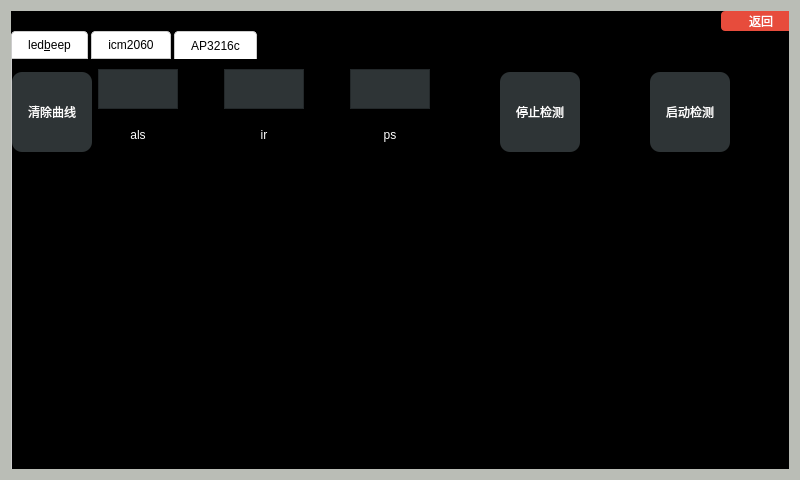
<?xml version="1.0" encoding="UTF-8"?>
<ui version="4.0">
 <class>SensorWidget</class>
 <widget class="QWidget" name="SensorWidget">
  <property name="geometry">
   <rect>
    <x>0</x>
    <y>0</y>
    <width>800</width>
    <height>480</height>
   </rect>
  </property>
  <property name="windowTitle">
   <string>Widget</string>
  </property>
  <property name="styleSheet">
   <string notr="true">background-color: rgb(186, 189, 182);</string>
  </property>
  <layout class="QHBoxLayout" name="horizontalLayout_4">
   <item>
    <widget class="QStackedWidget" name="stackedWidget">
     <property name="styleSheet">
      <string notr="true">background-color: rgb(0, 0, 0);
color: rgb(255, 255, 255);</string>
     </property>
     <property name="currentIndex">
      <number>1</number>
     </property>
     <widget class="QWidget" name="page">
      <widget class="QPushButton" name="returnButton">
       <property name="geometry">
        <rect>
         <x>710</x>
         <y>0</y>
         <width>80</width>
         <height>20</height>
        </rect>
       </property>
       <property name="styleSheet">
        <string notr="true">QPushButton {
    background-color: #e74c3c;
    color: white;
    border: none;
    border-radius: 4px;
    font-size: 12px;
}
QPushButton:hover {
    background-color: #c0392b;
}
QPushButton:pressed {
    background-color: #a93226;
}</string>
       </property>
       <property name="text">
        <string>返回</string>
       </property>
      </widget>
      <widget class="QTabWidget" name="tabWidget">
       <property name="geometry">
        <rect>
         <x>0</x>
         <y>20</y>
         <width>781</width>
         <height>441</height>
        </rect>
       </property>
       <property name="styleSheet">
        <string notr="true">/* 所有标签默认：白底黑字 */
QTabBar::tab {
    background-color: white;
    color: black;
    border: 1px solid #cccccc;
    padding: 6px 16px;
    border-top-left-radius: 4px;
    border-top-right-radius: 4px;
    margin-right: 3px;
}
/* 选中的标签（保持白底黑字，加深边框区分） */
QTabBar::tab:selected {
    background-color: white;
    color: black;
    border-bottom: none;
}
/* 鼠标悬浮标签 */
QTabBar::tab:hover:!selected {
    background-color: #f5f5f5;
    color: black;
}
/* 下方内容面板边框 */
QTabWidget::pane {
    border:1px solid #cccccc;
    border-top:0;
}
</string>
       </property>
       <property name="currentIndex">
        <number>2</number>
       </property>
       <widget class="QWidget" name="tab">
        <attribute name="title">
         <string>led&amp;beep</string>
        </attribute>
        <layout class="QVBoxLayout" name="verticalLayout_3">
         <item>
          <layout class="QVBoxLayout" name="verticalLayout_2">
           <item>
            <layout class="QHBoxLayout" name="horizontalLayout">
             <item>
              <spacer name="horizontalSpacer_2">
               <property name="orientation">
                <enum>Qt::Horizontal</enum>
               </property>
               <property name="sizeHint" stdset="0">
                <size>
                 <width>40</width>
                 <height>20</height>
                </size>
               </property>
              </spacer>
             </item>
             <item>
              <widget class="QPushButton" name="pushButton">
               <property name="minimumSize">
                <size>
                 <width>200</width>
                 <height>80</height>
                </size>
               </property>
               <property name="maximumSize">
                <size>
                 <width>200</width>
                 <height>80</height>
                </size>
               </property>
               <property name="styleSheet">
                <string notr="true">QPushButton {
    background-color: #3498db;    /* 背景色，必须加 */
    color: white;                 /* 文字白色 */
    border: none;                 /* 无边框 */
    border-radius: 8px;           /* 圆角半径，越大越圆 */
    padding: 6px 12px;            /* 内边距，防止文字贴边 */
}
/* 鼠标悬浮变色 */
QPushButton:hover {
    background-color: #2980b9;
}
/* 鼠标按下变色 */
QPushButton:pressed {
    background-color: #1a6ea0;
}
</string>
               </property>
               <property name="text">
                <string>LED</string>
               </property>
              </widget>
             </item>
             <item>
              <spacer name="horizontalSpacer">
               <property name="orientation">
                <enum>Qt::Horizontal</enum>
               </property>
               <property name="sizeHint" stdset="0">
                <size>
                 <width>40</width>
                 <height>20</height>
                </size>
               </property>
              </spacer>
             </item>
             <item>
              <widget class="QPushButton" name="pushButton_2">
               <property name="minimumSize">
                <size>
                 <width>200</width>
                 <height>80</height>
                </size>
               </property>
               <property name="maximumSize">
                <size>
                 <width>200</width>
                 <height>80</height>
                </size>
               </property>
               <property name="styleSheet">
                <string notr="true">QPushButton {
    background-color: #3498db;    /* 背景色，必须加 */
    color: white;                 /* 文字白色 */
    border: none;                 /* 无边框 */
    border-radius: 8px;           /* 圆角半径，越大越圆 */
    padding: 6px 12px;            /* 内边距，防止文字贴边 */
}
/* 鼠标悬浮变色 */
QPushButton:hover {
    background-color: #2980b9;
}
/* 鼠标按下变色 */
QPushButton:pressed {
    background-color: #1a6ea0;
}
</string>
               </property>
               <property name="text">
                <string>BEEP</string>
               </property>
              </widget>
             </item>
             <item>
              <spacer name="horizontalSpacer_3">
               <property name="orientation">
                <enum>Qt::Horizontal</enum>
               </property>
               <property name="sizeHint" stdset="0">
                <size>
                 <width>40</width>
                 <height>20</height>
                </size>
               </property>
              </spacer>
             </item>
            </layout>
           </item>
           <item>
            <widget class="QLabel" name="label">
             <property name="minimumSize">
              <size>
               <width>0</width>
               <height>200</height>
              </size>
             </property>
             <property name="font">
              <font>
               <pointsize>15</pointsize>
              </font>
             </property>
             <property name="styleSheet">
              <string notr="true">background-color: rgb(0, 0, 0);
color: white;</string>
             </property>
             <property name="text">
              <string>Hello World</string>
             </property>
             <property name="alignment">
              <set>Qt::AlignCenter</set>
             </property>
            </widget>
           </item>
          </layout>
         </item>
        </layout>
       </widget>
       <widget class="QWidget" name="tab_3">
        <attribute name="title">
         <string>icm2060</string>
        </attribute>
        <widget class="QWidget" name="layoutWidget">
         <property name="geometry">
          <rect>
           <x>10</x>
           <y>50</y>
           <width>751</width>
           <height>90</height>
          </rect>
         </property>
         <layout class="QHBoxLayout" name="horizontalLayout_2">
          <item>
           <layout class="QVBoxLayout" name="verticalLayout_4">
            <item>
             <widget class="QTextEdit" name="gxdataEdit">
              <property name="enabled">
               <bool>true</bool>
              </property>
              <property name="minimumSize">
               <size>
                <width>80</width>
                <height>40</height>
               </size>
              </property>
              <property name="maximumSize">
               <size>
                <width>80</width>
                <height>40</height>
               </size>
              </property>
              <property name="styleSheet">
               <string notr="true">background:transparent; 
background:#3c3c3c;
color: white;
</string>
              </property>
             </widget>
            </item>
            <item>
             <widget class="QLabel" name="label_2">
              <property name="minimumSize">
               <size>
                <width>80</width>
                <height>40</height>
               </size>
              </property>
              <property name="maximumSize">
               <size>
                <width>80</width>
                <height>40</height>
               </size>
              </property>
              <property name="styleSheet">
               <string notr="true">color: rgb(255, 255, 255);</string>
              </property>
              <property name="text">
               <string>gxdata</string>
              </property>
              <property name="alignment">
               <set>Qt::AlignCenter</set>
              </property>
             </widget>
            </item>
           </layout>
          </item>
          <item>
           <spacer name="horizontalSpacer_4">
            <property name="orientation">
             <enum>Qt::Horizontal</enum>
            </property>
            <property name="sizeHint" stdset="0">
             <size>
              <width>40</width>
              <height>20</height>
             </size>
            </property>
           </spacer>
          </item>
          <item>
           <layout class="QVBoxLayout" name="verticalLayout_5">
            <item>
             <widget class="QTextEdit" name="gydataEdit">
              <property name="enabled">
               <bool>true</bool>
              </property>
              <property name="minimumSize">
               <size>
                <width>80</width>
                <height>40</height>
               </size>
              </property>
              <property name="maximumSize">
               <size>
                <width>80</width>
                <height>40</height>
               </size>
              </property>
              <property name="styleSheet">
               <string notr="true">background:transparent; 
background:#3c3c3c;
color: white;
</string>
              </property>
             </widget>
            </item>
            <item>
             <widget class="QLabel" name="label_3">
              <property name="minimumSize">
               <size>
                <width>80</width>
                <height>40</height>
               </size>
              </property>
              <property name="maximumSize">
               <size>
                <width>80</width>
                <height>40</height>
               </size>
              </property>
              <property name="styleSheet">
               <string notr="true">color: rgb(255, 255, 255);</string>
              </property>
              <property name="text">
               <string>gydata</string>
              </property>
              <property name="alignment">
               <set>Qt::AlignCenter</set>
              </property>
             </widget>
            </item>
           </layout>
          </item>
          <item>
           <spacer name="horizontalSpacer_5">
            <property name="orientation">
             <enum>Qt::Horizontal</enum>
            </property>
            <property name="sizeHint" stdset="0">
             <size>
              <width>40</width>
              <height>20</height>
             </size>
            </property>
           </spacer>
          </item>
          <item>
           <layout class="QVBoxLayout" name="verticalLayout_6">
            <item>
             <widget class="QTextEdit" name="gzdataEdit">
              <property name="enabled">
               <bool>true</bool>
              </property>
              <property name="minimumSize">
               <size>
                <width>80</width>
                <height>40</height>
               </size>
              </property>
              <property name="maximumSize">
               <size>
                <width>80</width>
                <height>40</height>
               </size>
              </property>
              <property name="styleSheet">
               <string notr="true">background:transparent; 
background:#3c3c3c;
color: white;</string>
              </property>
             </widget>
            </item>
            <item>
             <widget class="QLabel" name="label_4">
              <property name="minimumSize">
               <size>
                <width>80</width>
                <height>40</height>
               </size>
              </property>
              <property name="maximumSize">
               <size>
                <width>80</width>
                <height>40</height>
               </size>
              </property>
              <property name="styleSheet">
               <string notr="true">color: rgb(255, 255, 255);</string>
              </property>
              <property name="text">
               <string>gzdata</string>
              </property>
              <property name="alignment">
               <set>Qt::AlignCenter</set>
              </property>
             </widget>
            </item>
           </layout>
          </item>
          <item>
           <spacer name="horizontalSpacer_6">
            <property name="orientation">
             <enum>Qt::Horizontal</enum>
            </property>
            <property name="sizeHint" stdset="0">
             <size>
              <width>40</width>
              <height>20</height>
             </size>
            </property>
           </spacer>
          </item>
          <item>
           <layout class="QVBoxLayout" name="verticalLayout_7">
            <item>
             <widget class="QTextEdit" name="axdataEdit">
              <property name="enabled">
               <bool>true</bool>
              </property>
              <property name="minimumSize">
               <size>
                <width>80</width>
                <height>40</height>
               </size>
              </property>
              <property name="maximumSize">
               <size>
                <width>80</width>
                <height>40</height>
               </size>
              </property>
              <property name="styleSheet">
               <string notr="true">background:transparent; 
background:#3c3c3c;
color: white;</string>
              </property>
             </widget>
            </item>
            <item>
             <widget class="QLabel" name="label_5">
              <property name="minimumSize">
               <size>
                <width>80</width>
                <height>40</height>
               </size>
              </property>
              <property name="maximumSize">
               <size>
                <width>80</width>
                <height>40</height>
               </size>
              </property>
              <property name="styleSheet">
               <string notr="true">color: rgb(255, 255, 255);</string>
              </property>
              <property name="text">
               <string>axdata</string>
              </property>
              <property name="alignment">
               <set>Qt::AlignCenter</set>
              </property>
             </widget>
            </item>
           </layout>
          </item>
          <item>
           <spacer name="horizontalSpacer_7">
            <property name="orientation">
             <enum>Qt::Horizontal</enum>
            </property>
            <property name="sizeHint" stdset="0">
             <size>
              <width>40</width>
              <height>20</height>
             </size>
            </property>
           </spacer>
          </item>
          <item>
           <layout class="QVBoxLayout" name="verticalLayout_8">
            <item>
             <widget class="QTextEdit" name="aydataEdit">
              <property name="enabled">
               <bool>true</bool>
              </property>
              <property name="minimumSize">
               <size>
                <width>80</width>
                <height>40</height>
               </size>
              </property>
              <property name="maximumSize">
               <size>
                <width>80</width>
                <height>40</height>
               </size>
              </property>
              <property name="styleSheet">
               <string notr="true">background:transparent; 
background:#3c3c3c;
color: white;</string>
              </property>
             </widget>
            </item>
            <item>
             <widget class="QLabel" name="label_6">
              <property name="minimumSize">
               <size>
                <width>80</width>
                <height>40</height>
               </size>
              </property>
              <property name="maximumSize">
               <size>
                <width>80</width>
                <height>40</height>
               </size>
              </property>
              <property name="styleSheet">
               <string notr="true">color: rgb(255, 255, 255);</string>
              </property>
              <property name="text">
               <string>aydata</string>
              </property>
              <property name="alignment">
               <set>Qt::AlignCenter</set>
              </property>
             </widget>
            </item>
           </layout>
          </item>
          <item>
           <spacer name="horizontalSpacer_8">
            <property name="orientation">
             <enum>Qt::Horizontal</enum>
            </property>
            <property name="sizeHint" stdset="0">
             <size>
              <width>40</width>
              <height>20</height>
             </size>
            </property>
           </spacer>
          </item>
          <item>
           <layout class="QVBoxLayout" name="verticalLayout_9">
            <item>
             <widget class="QTextEdit" name="azdataEdit">
              <property name="enabled">
               <bool>true</bool>
              </property>
              <property name="minimumSize">
               <size>
                <width>80</width>
                <height>40</height>
               </size>
              </property>
              <property name="maximumSize">
               <size>
                <width>80</width>
                <height>40</height>
               </size>
              </property>
              <property name="styleSheet">
               <string notr="true">background:transparent; 
background:#3c3c3c;
color: white;</string>
              </property>
             </widget>
            </item>
            <item>
             <widget class="QLabel" name="label_7">
              <property name="minimumSize">
               <size>
                <width>80</width>
                <height>40</height>
               </size>
              </property>
              <property name="maximumSize">
               <size>
                <width>80</width>
                <height>40</height>
               </size>
              </property>
              <property name="styleSheet">
               <string notr="true">color: rgb(255, 255, 255);</string>
              </property>
              <property name="text">
               <string>azdata</string>
              </property>
              <property name="alignment">
               <set>Qt::AlignCenter</set>
              </property>
             </widget>
            </item>
           </layout>
          </item>
          <item>
           <spacer name="horizontalSpacer_9">
            <property name="orientation">
             <enum>Qt::Horizontal</enum>
            </property>
            <property name="sizeHint" stdset="0">
             <size>
              <width>40</width>
              <height>20</height>
             </size>
            </property>
           </spacer>
          </item>
          <item>
           <layout class="QVBoxLayout" name="verticalLayout_10">
            <item>
             <widget class="QTextEdit" name="tempdataEdit">
              <property name="enabled">
               <bool>true</bool>
              </property>
              <property name="minimumSize">
               <size>
                <width>80</width>
                <height>40</height>
               </size>
              </property>
              <property name="maximumSize">
               <size>
                <width>80</width>
                <height>40</height>
               </size>
              </property>
              <property name="styleSheet">
               <string notr="true">background:transparent; 
background:#3c3c3c;
color: white;</string>
              </property>
             </widget>
            </item>
            <item>
             <widget class="QLabel" name="label_8">
              <property name="minimumSize">
               <size>
                <width>80</width>
                <height>40</height>
               </size>
              </property>
              <property name="maximumSize">
               <size>
                <width>80</width>
                <height>40</height>
               </size>
              </property>
              <property name="styleSheet">
               <string notr="true">color: rgb(255, 255, 255);</string>
              </property>
              <property name="text">
               <string>tempdata</string>
              </property>
              <property name="alignment">
               <set>Qt::AlignCenter</set>
              </property>
             </widget>
            </item>
           </layout>
          </item>
         </layout>
        </widget>
        <widget class="QWidget" name="layoutWidget">
         <property name="geometry">
          <rect>
           <x>130</x>
           <y>250</y>
           <width>541</width>
           <height>82</height>
          </rect>
         </property>
         <layout class="QHBoxLayout" name="horizontalLayout_3">
          <item>
           <widget class="QPushButton" name="pushButton_icm2060_off">
            <property name="minimumSize">
             <size>
              <width>200</width>
              <height>80</height>
             </size>
            </property>
            <property name="maximumSize">
             <size>
              <width>200</width>
              <height>80</height>
             </size>
            </property>
            <property name="styleSheet">
             <string notr="true">QPushButton {
    background-color: #3498db;    /* 背景色，必须加 */
    color: white;                 /* 文字白色 */
    border: none;                 /* 无边框 */
    border-radius: 8px;           /* 圆角半径，越大越圆 */
    padding: 6px 12px;            /* 内边距，防止文字贴边 */
}
/* 鼠标悬浮变色 */
QPushButton:hover {
    background-color: #2980b9;
}
/* 鼠标按下变色 */
QPushButton:pressed {
    background-color: #1a6ea0;
}
</string>
            </property>
            <property name="text">
             <string>关闭传感器</string>
            </property>
           </widget>
          </item>
          <item>
           <spacer name="horizontalSpacer_10">
            <property name="orientation">
             <enum>Qt::Horizontal</enum>
            </property>
            <property name="sizeHint" stdset="0">
             <size>
              <width>40</width>
              <height>20</height>
             </size>
            </property>
           </spacer>
          </item>
          <item>
           <widget class="QPushButton" name="pushButton_icm2060_on">
            <property name="minimumSize">
             <size>
              <width>200</width>
              <height>80</height>
             </size>
            </property>
            <property name="maximumSize">
             <size>
              <width>200</width>
              <height>80</height>
             </size>
            </property>
            <property name="styleSheet">
             <string notr="true">QPushButton {
    background-color: #3498db;    /* 背景色，必须加 */
    color: white;                 /* 文字白色 */
    border: none;                 /* 无边框 */
    border-radius: 8px;           /* 圆角半径，越大越圆 */
    padding: 6px 12px;            /* 内边距，防止文字贴边 */
}
/* 鼠标悬浮变色 */
QPushButton:hover {
    background-color: #2980b9;
}
/* 鼠标按下变色 */
QPushButton:pressed {
    background-color: #1a6ea0;
}
</string>
            </property>
            <property name="text">
             <string>开启传感器</string>
            </property>
           </widget>
          </item>
         </layout>
        </widget>
       </widget>
       <widget class="QWidget" name="tab_2">
        <attribute name="title">
         <string>AP3216c</string>
        </attribute>
        <widget class="QWidget" name="layoutWidget">
         <property name="geometry">
          <rect>
           <x>0</x>
           <y>10</y>
           <width>782</width>
           <height>502</height>
          </rect>
         </property>
         <layout class="QVBoxLayout" name="verticalLayout_13">
          <item>
           <layout class="QHBoxLayout" name="horizontalLayout_8">
            <item>
             <layout class="QHBoxLayout" name="horizontalLayout_7">
              <item>
               <widget class="QPushButton" name="del">
                <property name="minimumSize">
                 <size>
                  <width>80</width>
                  <height>80</height>
                 </size>
                </property>
                <property name="maximumSize">
                 <size>
                  <width>80</width>
                  <height>80</height>
                 </size>
                </property>
                <property name="styleSheet">
                 <string notr="true">color: rgb(255, 255, 255);
border：none;
background-color: rgb(46, 52, 54);
border-radius:10px;</string>
                </property>
                <property name="text">
                 <string>清除曲线</string>
                </property>
               </widget>
              </item>
              <item>
               <layout class="QHBoxLayout" name="horizontalLayout_6">
                <item>
                 <layout class="QVBoxLayout" name="verticalLayout">
                  <item>
                   <widget class="QTextEdit" name="alsEdit">
                    <property name="minimumSize">
                     <size>
                      <width>80</width>
                      <height>40</height>
                     </size>
                    </property>
                    <property name="maximumSize">
                     <size>
                      <width>80</width>
                      <height>40</height>
                     </size>
                    </property>
                    <property name="styleSheet">
                     <string notr="true">background-color: rgb(46, 52, 54);</string>
                    </property>
                   </widget>
                  </item>
                  <item>
                   <widget class="QLabel" name="label_9">
                    <property name="minimumSize">
                     <size>
                      <width>80</width>
                      <height>40</height>
                     </size>
                    </property>
                    <property name="maximumSize">
                     <size>
                      <width>80</width>
                      <height>40</height>
                     </size>
                    </property>
                    <property name="styleSheet">
                     <string notr="true">color: rgb(255, 255, 255);</string>
                    </property>
                    <property name="text">
                     <string>als</string>
                    </property>
                    <property name="alignment">
                     <set>Qt::AlignCenter</set>
                    </property>
                   </widget>
                  </item>
                 </layout>
                </item>
                <item>
                 <spacer name="horizontalSpacer_14">
                  <property name="orientation">
                   <enum>Qt::Horizontal</enum>
                  </property>
                  <property name="sizeHint" stdset="0">
                   <size>
                    <width>40</width>
                    <height>20</height>
                   </size>
                  </property>
                 </spacer>
                </item>
                <item>
                 <layout class="QVBoxLayout" name="verticalLayout_11">
                  <item>
                   <widget class="QTextEdit" name="irEdit">
                    <property name="minimumSize">
                     <size>
                      <width>80</width>
                      <height>40</height>
                     </size>
                    </property>
                    <property name="maximumSize">
                     <size>
                      <width>80</width>
                      <height>40</height>
                     </size>
                    </property>
                    <property name="styleSheet">
                     <string notr="true">background-color: rgb(46, 52, 54);</string>
                    </property>
                   </widget>
                  </item>
                  <item>
                   <widget class="QLabel" name="label_10">
                    <property name="minimumSize">
                     <size>
                      <width>80</width>
                      <height>40</height>
                     </size>
                    </property>
                    <property name="maximumSize">
                     <size>
                      <width>80</width>
                      <height>40</height>
                     </size>
                    </property>
                    <property name="styleSheet">
                     <string notr="true">color: rgb(255, 255, 255);</string>
                    </property>
                    <property name="text">
                     <string>ir</string>
                    </property>
                    <property name="alignment">
                     <set>Qt::AlignCenter</set>
                    </property>
                   </widget>
                  </item>
                 </layout>
                </item>
                <item>
                 <spacer name="horizontalSpacer_15">
                  <property name="orientation">
                   <enum>Qt::Horizontal</enum>
                  </property>
                  <property name="sizeHint" stdset="0">
                   <size>
                    <width>40</width>
                    <height>20</height>
                   </size>
                  </property>
                 </spacer>
                </item>
                <item>
                 <layout class="QVBoxLayout" name="verticalLayout_12">
                  <item>
                   <widget class="QTextEdit" name="psEdit">
                    <property name="minimumSize">
                     <size>
                      <width>80</width>
                      <height>40</height>
                     </size>
                    </property>
                    <property name="maximumSize">
                     <size>
                      <width>80</width>
                      <height>40</height>
                     </size>
                    </property>
                    <property name="styleSheet">
                     <string notr="true">background-color: rgb(46, 52, 54);</string>
                    </property>
                   </widget>
                  </item>
                  <item>
                   <widget class="QLabel" name="label_11">
                    <property name="minimumSize">
                     <size>
                      <width>80</width>
                      <height>40</height>
                     </size>
                    </property>
                    <property name="maximumSize">
                     <size>
                      <width>80</width>
                      <height>40</height>
                     </size>
                    </property>
                    <property name="styleSheet">
                     <string notr="true">color: rgb(255, 255, 255);</string>
                    </property>
                    <property name="text">
                     <string>ps</string>
                    </property>
                    <property name="alignment">
                     <set>Qt::AlignCenter</set>
                    </property>
                   </widget>
                  </item>
                 </layout>
                </item>
               </layout>
              </item>
             </layout>
            </item>
            <item>
             <layout class="QHBoxLayout" name="horizontalLayout_5">
              <item>
               <spacer name="horizontalSpacer_11">
                <property name="orientation">
                 <enum>Qt::Horizontal</enum>
                </property>
                <property name="sizeHint" stdset="0">
                 <size>
                  <width>40</width>
                  <height>20</height>
                 </size>
                </property>
               </spacer>
              </item>
              <item>
               <widget class="QPushButton" name="stop">
                <property name="minimumSize">
                 <size>
                  <width>80</width>
                  <height>80</height>
                 </size>
                </property>
                <property name="maximumSize">
                 <size>
                  <width>80</width>
                  <height>80</height>
                 </size>
                </property>
                <property name="styleSheet">
                 <string notr="true">color: rgb(255, 255, 255);
border：none;
background-color: rgb(46, 52, 54);
border-radius:10px;</string>
                </property>
                <property name="text">
                 <string>停止检测</string>
                </property>
               </widget>
              </item>
              <item>
               <spacer name="horizontalSpacer_13">
                <property name="orientation">
                 <enum>Qt::Horizontal</enum>
                </property>
                <property name="sizeHint" stdset="0">
                 <size>
                  <width>40</width>
                  <height>20</height>
                 </size>
                </property>
               </spacer>
              </item>
              <item>
               <widget class="QPushButton" name="start">
                <property name="minimumSize">
                 <size>
                  <width>80</width>
                  <height>80</height>
                 </size>
                </property>
                <property name="maximumSize">
                 <size>
                  <width>80</width>
                  <height>80</height>
                 </size>
                </property>
                <property name="styleSheet">
                 <string notr="true">color: rgb(255, 255, 255);
border：none;
background-color: rgb(46, 52, 54);
border-radius:10px;</string>
                </property>
                <property name="text">
                 <string>启动检测</string>
                </property>
               </widget>
              </item>
              <item>
               <spacer name="horizontalSpacer_12">
                <property name="orientation">
                 <enum>Qt::Horizontal</enum>
                </property>
                <property name="sizeHint" stdset="0">
                 <size>
                  <width>40</width>
                  <height>20</height>
                 </size>
                </property>
               </spacer>
              </item>
             </layout>
            </item>
           </layout>
          </item>
          <item>
           <widget class="QChartView" name="graphicsView">
            <property name="minimumSize">
             <size>
              <width>780</width>
              <height>400</height>
             </size>
            </property>
           </widget>
          </item>
         </layout>
        </widget>
       </widget>
      </widget>
     </widget>

    </widget>
   </item>
  </layout>
 </widget>
 <customwidgets>
  <customwidget>
   <class>QChartView</class>
   <extends>QGraphicsView</extends>
   <header location="global">QtCharts/QChartView</header>
  </customwidget>
 </customwidgets>
 <resources/>
 <connections/>
</ui>
